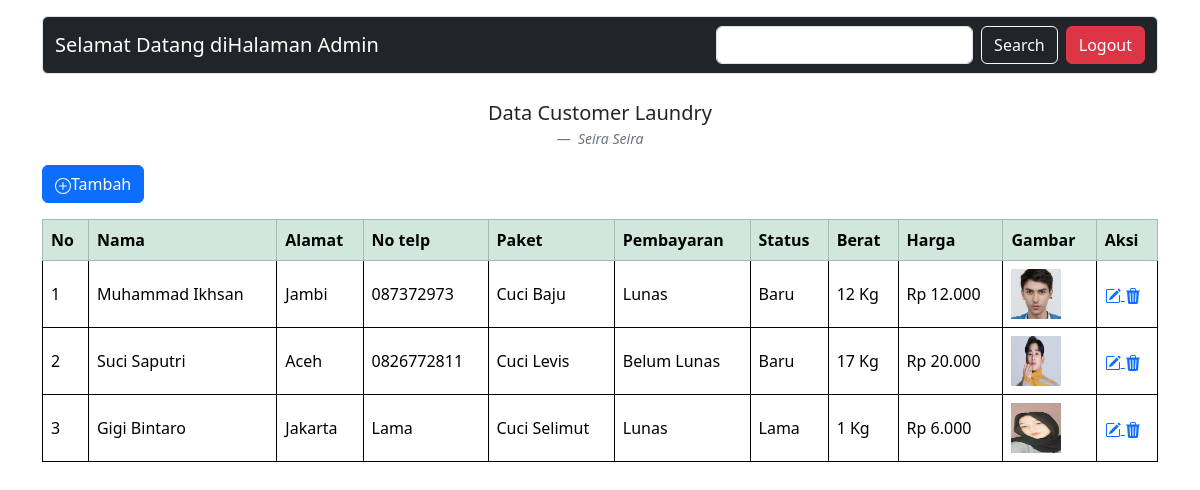
The page /Admin.php (signed in) on the database its author committed.
### tables this page shows
CREATE TABLE `data_londry` (
  `id` int(11) NOT NULL,
  `nama` varchar(100) NOT NULL,
  `alamat` varchar(100) NOT NULL,
  `telepon` varchar(50) NOT NULL,
  `paket` varchar(50) NOT NULL,
  `pembayaran` enum('Belum Lunas','Lunas') NOT NULL,
  `status` varchar(100) NOT NULL,
  `berat` varchar(100) NOT NULL,
  `harga` varchar(100) NOT NULL,
  `gambar` varchar(100) NOT NULL
);

### Connection.php (called while the page is built, shortened)
<?php
$conn = mysqli_connect("localhost", "root", "", "db_laundry");
function query($query)
{
    global $conn;
    $result = mysqli_query($conn, $query);
    $rows = [];
    while ($row = mysqli_fetch_assoc($result)) {
        $rows[] = $row;
    }
    return $rows;
}

### Admin.php (the view, shortened to what this page needs)
<?php
include_once 'Connection.php';
$pinjam = query("SELECT * FROM data_londry");
$pinjam = query("SELECT * FROM data_londry");
?>
<!DOCTYPE html>
<html lang="en">
<head>
  <link href="https://cdn.jsdelivr.net/npm/bootstrap@5.3.2/dist/css/bootstrap.min.css" rel="stylesheet">
</head>
<body>
  <div class="container">
    <nav class="navbar navbar-light bg-dark object-fit-cover border rounded mt-3">
      <div class="container-fluid">
        <a class="navbar-brand text-white">Selamat Datang diHalaman Admin</a>
        <form action="" method="post" class="d-flex ms-auto" class="serch">
          <input class="form-control me-2" type="text" name="key" aria-label="Search" autofocus autocomplete="off">
          <button class="btn btn-outline-light" type="submit" name="cari">Search</button>
        </form>
        <ul class="navbar-nav ms-2">
          <li class="nav-item">
            <a class="logout" aria-current="page" href="logout.php"><button type="button" class="btn btn-danger">Logout</button></a>
          </li>
        </ul>
      </div>
    </nav>
    <figure class="text-center mt-4">
      <blockquote class="blockquote">
        <p>Data Customer Laundry</p>
      </blockquote>
      <figcaption class="blockquote-footer">
        <cite title="Source Title">Seira Seira</cite>
      </figcaption>
    </figure>
    <a href="tambah.php" class="tambah">
      <button type="button" class="btn btn-primary mb-3">
        Tambah
      </button>
    </a>
    <table class="table table-hover table-bordered align-middle border border-black">
      <thead>
        <tr class="table-success table-bordered">
          <th>No</th>
          <th>Nama</th>
          <th>Alamat</th>
          <th>No telp</th>
          <th>Paket</th>
          <th>Pembayaran</th>
          <th>Status</th>
          <th>Berat</th>
          <th>Harga</th>
          <th>Gambar</th>
          <th class="aksi">Aksi</th>
        </tr>
        <?php $i = 1; ?>
        <?php foreach ($pinjam as $row) : ?>
      <tbody>
        <tr>
          <td><?= $i; ?></td>
          <td><?= $row["nama"]; ?></td>
          <td><?= $row["alamat"]; ?></td>
          <td><?= $row["telepon"]; ?></td>
          <td><?= $row["paket"]; ?></td>
          <td><?= $row["pembayaran"]; ?></td>
          <td><?= $row["status"]; ?></td>
          <td><?= $row["berat"]; ?></td>
          <td><?= $row["harga"]; ?></td>
          <td><img src="image/<?= $row["gambar"]; ?>" width="50" height="50"></td>
          <td class="aksi">
            <a href="edit.php?id=<?= $row["id"]; ?>">
            </a>
            <a href="hapus.php?id=<?= $row["id"]; ?>" onclick="return confirm('Yakin mau menghapus data?');">
            </a>
          </td>
        </tr>
      </tbody>
      </thead>
      <?php $i++; ?>
    <?php endforeach; ?>
    </table>
  </div>
</body>

### rows shown on the page
data_londry: nama "Muhammad Ikhsan", alamat "Jambi", telepon "087372973", paket "Cuci Baju", pembayaran "Lunas", status "Baru", berat "12 Kg", harga "Rp 12.000", gambar (picture)
data_londry: nama "Suci Saputri", alamat "Aceh", telepon "0826772811", paket "Cuci Levis", pembayaran "Belum Lunas", status "Baru", berat "17 Kg", harga "Rp 20.000", gambar (picture)
data_londry: nama "Gigi Bintaro", alamat "Jakarta", telepon "Lama", paket "Cuci Selimut", pembayaran "Lunas", status "Lama", berat "1 Kg", harga "Rp 6.000", gambar (picture)
